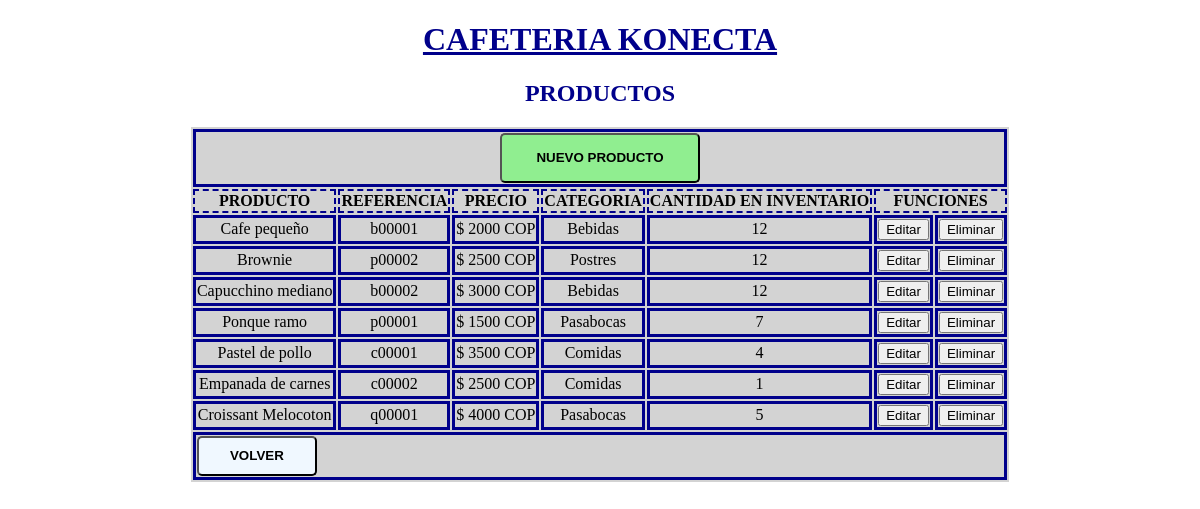
The page /productos.php on the database its author committed.
### tables this page shows
CREATE TABLE `productos` (
  `id_producto` int(10) NOT NULL,
  `nombre_producto` varchar(50) NOT NULL,
  `referencia_producto` varchar(10) NOT NULL,
  `precio_producto` int(11) NOT NULL,
  `peso_producto` int(10) NOT NULL,
  `id_categoria_producto` int(10) NOT NULL,
  `cantidad_producto` int(5) NOT NULL,
  `fecha_creacion_producto` date NOT NULL
);

CREATE TABLE `categorias` (
  `id_categoria` int(10) NOT NULL,
  `nombre_categoria` varchar(30) NOT NULL
);

### config/conexion.php (called while the page is built, shortened)
<?php
    class Conexion{
        public function Conexion(){
            try{
                $this->conexion_db = new PDO('mysql:host='.DB_HOST.';dbname='.DB_NOMBRE,DB_USUARIO,DB_CONTR);
                 $this->conexion_db->setAttribute(PDO::ATTR_ERRMODE, PDO::ERRMODE_EXCEPTION);
                 $this->conexion_db->exec("SET CHARACTER SET utf8");
                 return $this->conexion_db;
             } catch (Exception $e) {
                echo "Line error".$e->getLine();
            }
        }
    }
?>

### productosdb.php (called while the page is built, shortened)
<?php
require_once("config/conexion.php");
class Devuelve_productos extends Conexion{
    public function get_productos(){
        $sql = "SELECT id_producto codigo,nombre_producto nombre, referencia_producto referencia, precio_producto precio,
        nombre_categoria categoria, cantidad_producto cantidad FROM productos p, categorias c WHERE
        p.id_categoria_producto = c.id_categoria ";
        $sentencia = $this->conexion_db->prepare($sql);
        $sentencia->execute(array());
        $result = $sentencia->fetchAll(PDO::FETCH_ASSOC);
        return $result;
        $this->conexion_db = null;
    }
} ?>

### productos.php (the view, shortened to what this page needs)
<?php
require("productosdb.php");
$produc = new Devuelve_productos();
$array_productos = $produc->get_productos();
?>
<!DOCTYPE html>
<html lang="en">
<head>
    <link rel="stylesheet" type="text/css" href="css/estilos.css">
</head>
<body>
    <h1>CAFETERIA KONECTA</h1>
    <h2>PRODUCTOS</h2>
    <table>
        <tr>
            <td colspan="7">
                <a href="producto/crear_producto.php"><button class="boton1">NUEVO PRODUCTO</button></a>
            </td>
        </tr>
        <tr>
        <th>PRODUCTO</th>
        <th>REFERENCIA</th>
        <th>PRECIO</th>
        <th>CATEGORIA</th>
        <th>CANTIDAD EN INVENTARIO</th>
        <th colspan="2">FUNCIONES</th>
        </tr>
        <?php
          foreach($array_productos as $elemento){
        ?>
        <tr>
            <td><?= $elemento['nombre'] ?></td>
            <td><?= $elemento['referencia'] ?></td>
            <td>$ <?= $elemento['precio'] ?> COP</td>
            <td><?= $elemento['categoria'] ?></td>
            <td><?= $elemento['cantidad'] ?></td>
            <td><input type="button" id ="botoneditar" value="Editar" onClick="editar(<?= $elemento['codigo']; ?>)" /></td>
            <td><input type="button" id="botoneliminar" value="Eliminar" onClick="eliminar(<?= $elemento['codigo']; ?>)" /></td>
        </tr>
        <?php } ?>
    <tr><td colspan="7" style="text-align:left;">
    <a href="index.php"><button class="botonvolver">VOLVER</button></a>
    </td>
</table>
</body>
</html>

### css/estilos.css (style rules this page uses)
body { font-family: 'Bahnschrift'; text-align: center; background-image: url("../img/fondo.jpg"); background-size: cover; background-size: 60rem; background-repeat: no-repeat; background-position: center center; background-attachment: fixed; }
table { margin: 0 auto; background: lightgrey; }
th { border: 2px dashed darkblue; }
td { border: 3px solid darkblue; }
h1 { font-family: 'Calisto MT'; color: darkblue; text-decoration: underline; text-shadow: 2px -2px white; }
h2 { font-family: 'Calisto MT'; color: darkblue; text-shadow: 2px -2px white; }
.boton1 { font-weight: bold; background-color: lightgreen; padding: 5px; text-decoration: none; border-radius: 5px; width: 200px; height: 50px; }
.botonvolver { font-weight: bold; background-color: aliceblue; color: black; padding: 5px; text-decoration: none; border-radius: 5px; width: 120px; height: 40px; }

### rows shown on the page
productos: nombre_producto "Cafe pequeño", referencia_producto "b00001", precio_producto "2000", categorias.nombre_categoria "Bebidas", cantidad_producto "12"
productos: nombre_producto "Brownie", referencia_producto "p00002", precio_producto "2500", categorias.nombre_categoria "Postres", cantidad_producto "12"
productos: nombre_producto "Capucchino mediano", referencia_producto "b00002", precio_producto "3000", categorias.nombre_categoria "Bebidas", cantidad_producto "12"
productos: nombre_producto "Ponque ramo", referencia_producto "p00001", precio_producto "1500", categorias.nombre_categoria "Pasabocas", cantidad_producto "7"
productos: nombre_producto "Pastel de pollo", referencia_producto "c00001", precio_producto "3500", categorias.nombre_categoria "Comidas", cantidad_producto "4"
productos: nombre_producto "Empanada de carnes", referencia_producto "c00002", precio_producto "2500", categorias.nombre_categoria "Comidas", cantidad_producto "1"
productos: nombre_producto "Croissant Melocoton", referencia_producto "q00001", precio_producto "4000", categorias.nombre_categoria "Pasabocas", cantidad_producto "5"
